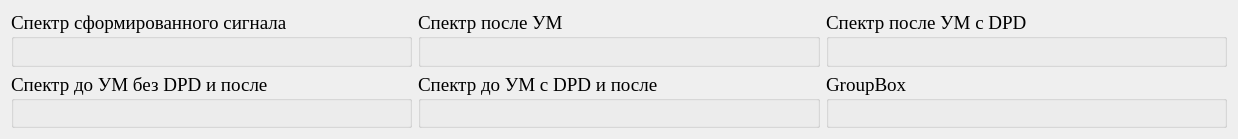
              <widget class="QWidget" name="scrollAreaPSDPageWidgetContents">
               <property name="geometry">
                <rect>
                 <x>0</x>
                 <y>0</y>
                 <width>1238</width>
                 <height>139</height>
                </rect>
               </property>
               <layout class="QVBoxLayout" name="verticalLayout_58">
                <item>
                 <layout class="QHBoxLayout" name="horizontalLayout_5">
                  <item>
                   <widget class="QGroupBox" name="PSDPageGraph1_GroupBox">
                    <property name="minimumSize">
                     <size>
                      <width>400</width>
                      <height>0</height>
                     </size>
                    </property>
                    <property name="font">
                     <font>
                      <family>Times New Roman</family>
                      <pointsize>14</pointsize>
                     </font>
                    </property>
                    <property name="title">
                     <string>Спектр сформированного сигнала</string>
                    </property>
                    <layout class="QVBoxLayout" name="verticalLayout_59">
                     <property name="spacing">
                      <number>3</number>
                     </property>
                     <property name="leftMargin">
                      <number>3</number>
                     </property>
                     <property name="topMargin">
                      <number>3</number>
                     </property>
                     <property name="rightMargin">
                      <number>3</number>
                     </property>
                     <property name="bottomMargin">
                      <number>3</number>
                     </property>
                     <item>
                      <widget class="QWidget" name="PSDPageGraph1_Widget" native="true"/>
                     </item>
                    </layout>
                   </widget>
                  </item>
                  <item>
                   <widget class="QGroupBox" name="PSDPageGraph2_GroupBox">
                    <property name="minimumSize">
                     <size>
                      <width>400</width>
                      <height>0</height>
                     </size>
                    </property>
                    <property name="font">
                     <font>
                      <family>Times New Roman</family>
                      <pointsize>14</pointsize>
                     </font>
                    </property>
                    <property name="title">
                     <string>Спектр после УМ</string>
                    </property>
                    <layout class="QVBoxLayout" name="verticalLayout_60">
                     <property name="spacing">
                      <number>3</number>
                     </property>
                     <property name="leftMargin">
                      <number>3</number>
                     </property>
                     <property name="topMargin">
                      <number>3</number>
                     </property>
                     <property name="rightMargin">
                      <number>3</number>
                     </property>
                     <property name="bottomMargin">
                      <number>3</number>
                     </property>
                     <item>
                      <widget class="QWidget" name="PSDPageGraph2_Widget" native="true"/>
                     </item>
                    </layout>
                   </widget>
                  </item>
                  <item>
                   <widget class="QGroupBox" name="PSDPageGraph3_GroupBox">
                    <property name="minimumSize">
                     <size>
                      <width>400</width>
                      <height>0</height>
                     </size>
                    </property>
                    <property name="font">
                     <font>
                      <family>Times New Roman</family>
                      <pointsize>14</pointsize>
                     </font>
                    </property>
                    <property name="title">
                     <string>Спектр после УМ с DPD</string>
                    </property>
                    <layout class="QVBoxLayout" name="verticalLayout_63">
                     <property name="spacing">
                      <number>3</number>
                     </property>
                     <property name="leftMargin">
                      <number>3</number>
                     </property>
                     <property name="topMargin">
                      <number>3</number>
                     </property>
                     <property name="rightMargin">
                      <number>3</number>
                     </property>
                     <property name="bottomMargin">
                      <number>3</number>
                     </property>
                     <item>
                      <widget class="QWidget" name="PSDPageGraph3_Widget" native="true"/>
                     </item>
                    </layout>
                   </widget>
                  </item>
                 </layout>
                </item>
                <item>
                 <layout class="QHBoxLayout" name="horizontalLayout_6">
                  <item>
                   <widget class="QGroupBox" name="PSDPageGraph4_GroupBox">
                    <property name="minimumSize">
                     <size>
                      <width>400</width>
                      <height>0</height>
                     </size>
                    </property>
                    <property name="font">
                     <font>
                      <family>Times New Roman</family>
                      <pointsize>14</pointsize>
                     </font>
                    </property>
                    <property name="title">
                     <string>Спектр до УМ без DPD и после</string>
                    </property>
                    <layout class="QVBoxLayout" name="verticalLayout_61">
                     <property name="spacing">
                      <number>3</number>
                     </property>
                     <property name="leftMargin">
                      <number>3</number>
                     </property>
                     <property name="topMargin">
                      <number>3</number>
                     </property>
                     <property name="rightMargin">
                      <number>3</number>
                     </property>
                     <property name="bottomMargin">
                      <number>3</number>
                     </property>
                     <item>
                      <widget class="QWidget" name="PSDPageGraph4_Widget" native="true"/>
                     </item>
                    </layout>
                   </widget>
                  </item>
                  <item>
                   <widget class="QGroupBox" name="PSDPageGraph5_GroupBox">
                    <property name="minimumSize">
                     <size>
                      <width>400</width>
                      <height>0</height>
                     </size>
                    </property>
                    <property name="font">
                     <font>
                      <family>Times New Roman</family>
                      <pointsize>14</pointsize>
                     </font>
                    </property>
                    <property name="title">
                     <string>Спектр до УМ с DPD и после</string>
                    </property>
                    <layout class="QVBoxLayout" name="verticalLayout_62">
                     <property name="spacing">
                      <number>3</number>
                     </property>
                     <property name="leftMargin">
                      <number>3</number>
                     </property>
                     <property name="topMargin">
                      <number>3</number>
                     </property>
                     <property name="rightMargin">
                      <number>3</number>
                     </property>
                     <property name="bottomMargin">
                      <number>3</number>
                     </property>
                     <item>
                      <widget class="QWidget" name="PSDPageGraph5_Widget" native="true"/>
                     </item>
                    </layout>
                   </widget>
                  </item>
                  <item>
                   <widget class="QGroupBox" name="PSDPageGraph6_GroupBox">
                    <property name="minimumSize">
                     <size>
                      <width>400</width>
                      <height>0</height>
                     </size>
                    </property>
                    <property name="font">
                     <font>
                      <family>Times New Roman</family>
                      <pointsize>14</pointsize>
                     </font>
                    </property>
                    <property name="title">
                     <string>GroupBox</string>
                    </property>
                    <layout class="QVBoxLayout" name="verticalLayout_64">
                     <property name="spacing">
                      <number>3</number>
                     </property>
                     <property name="leftMargin">
                      <number>3</number>
                     </property>
                     <property name="topMargin">
                      <number>3</number>
                     </property>
                     <property name="rightMargin">
                      <number>3</number>
                     </property>
                     <property name="bottomMargin">
                      <number>3</number>
                     </property>
                     <item>
                      <widget class="QWidget" name="PSDPageGraph6_Widget" native="true"/>
                     </item>
                    </layout>
                   </widget>
                  </item>
                 </layout>
                </item>
               </layout>
              </widget>
